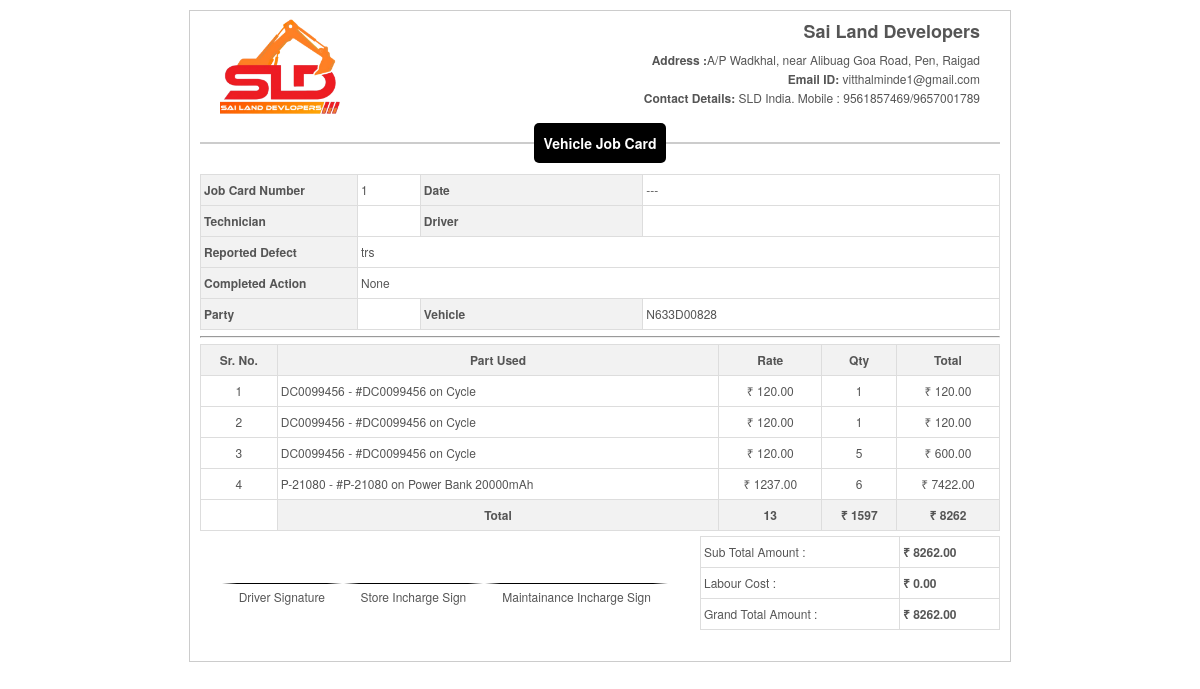
Page /workshop/print_job_card/1 on the committed database.
### ERP_Admin/models.py (models this page shows, shortened)
class JobCard(models.Model):
    job_card_number = models.CharField(max_length=20, unique=True, editable=False)
    technician = models.ForeignKey('Technician', related_name='job_cards',  on_delete=models.CASCADE, null=True, blank=True)
    driver= models.ForeignKey('Driver', related_name='job_cards',  on_delete=models.CASCADE, null=True, blank=True)
    date = models.DateTimeField(auto_now_add=True)
    reported_defect = models.TextField()
    completed_action = models.TextField(null=True, blank=True)
    completed_date = models.DateTimeField(auto_now_add=False,auto_now=False,null=True, blank=True)
    party = models.ForeignKey('Party', related_name='job_cards', on_delete=models.SET_NULL, null=True, blank=True)
    vehicle = models.ForeignKey('Vehicle', related_name='job_cards', on_delete=models.CASCADE)
    status = models.CharField(max_length=20, choices=JOB_CARD_STATUS, default='pending')
    labour_cost = models.DecimalField(max_digits=10, decimal_places=2, null=True, blank=True, validators=[MinValueValidator(0)])

class Vehicle(models.Model):
    owner_name = models.CharField(max_length=50,null=True,blank=True)
    model_name = models.ForeignKey(VehicleModel, related_name='vehicle_model_name', null=True, blank=True, on_delete=models.CASCADE)
    vehicle_number = models.CharField(max_length=50, unique=True)
    status=models.CharField(max_length=50, default='active', choices=VEHICLE_STATUS)

class JobCardItem(models.Model):
    job_card = models.ForeignKey(JobCard, related_name='items', on_delete=models.CASCADE)
    product = models.ForeignKey(Product, related_name='job_card_items', on_delete=models.CASCADE)
    quantity = models.PositiveIntegerField(validators=[MinValueValidator(1)])
    cost = models.DecimalField(max_digits=10, decimal_places=2, validators=[MinValueValidator(0)])
    total_cost = models.DecimalField(max_digits=10, decimal_places=2, null=True, blank=True, validators=[MinValueValidator(0)])

class Product(models.Model):
    product_code = models.CharField(max_length=20, unique=True, db_index=True)
    product_name = models.CharField(max_length=100, db_index=True)
    model = models.ForeignKey(VehicleModel, related_name='items', null=True, blank=True, on_delete=models.CASCADE)
    description = models.TextField(null=True, blank=True)
    sale_price = models.DecimalField(max_digits=10, decimal_places=2, null=True)  # Use DecimalField for monetary values
    minimum_stock_alert = models.PositiveIntegerField(default=0)
    available_stock = models.IntegerField(default=0, db_index=True, null=True, blank=True)
    product_image=models.ImageField(upload_to="Product Images", height_field=None, width_field=None, max_length=500, null=True, blank=True)
    def __str__(self):
        return f" #{self.product_code} on {self.product_name}"

### ERP_Workshop/views.py (the view)
# urls.py: path('print_job_card/<int:id>', views.print_job_card, name='workshop_print_job_card'),
def print_job_card(request, id):
    job_card = JobCard.objects.get(id=id)
    items = JobCardItem.objects.filter(job_card=job_card).order_by('-id')
    total_cost = items.aggregate(Sum('total_cost'))['total_cost__sum']
    total_cost = int(total_cost) if total_cost is not None else 0
    total_quantity = items.aggregate(Sum('quantity'))['quantity__sum'] or 0
    total_rate = items.aggregate(Sum('cost'))['cost__sum'] or 0
    total_taxable_amount = total_cost
    labour_cost = int(job_card.labour_cost) if job_card.labour_cost else 0
    grand_total_cost = int(total_cost + labour_cost)
    return render(request, "workshop_print_job_card.html", {
        'job_card': job_card,
        'items': items,
        'total_cost': total_cost,
        'total_quantity': total_quantity,
        'total_rate': total_rate,
        'total_taxable_amount': total_taxable_amount,
        'labour_cost': labour_cost,
        'grand_total_cost': grand_total_cost
    })

### ERP_Workshop/templates/workshop_print_job_card.html (shortened to what this page needs)
<!DOCTYPE html>
<html lang="en">
{% load static %}
<head>
    <link rel="stylesheet" href="{% static 'assets/css/materialdesignicons.min.css' %}">
</head>
<body>
    <div class="job_card">
        <div class="company-details">
            <div class="logo">
                <img src="{% static 'img/sld-logo.png' %}" alt="Company Logo" style="width: 120px;">
            </div>
            <div class="info">
                <h1>Sai Land Developers</h1>
                <p style=""><b>Address :</b>A/P Wadkhal, near Alibuag Goa Road, Pen, Raigad</p>
                <p style="margin-top:-10px;"><b>Email ID:</b> vitthalminde1@gmail.com</p>
                <p style="margin-top:-10px;"><b>Contact Details:</b> SLD India. Mobile : 9561857469/9657001789</p>
            </div>
        </div>
        <div class="job_card_details">
            <center>
                <span class="bill-title">Vehicle Job Card</span>
            </center>
            <table class="job_card-table">
                <tbody>
                    <tr>
                        <th style="width: 150px;">Job Card Number</th>
                        <td>{{ job_card.job_card_number }}</td>
                        <th>Date</th>
                        <td>
                            {% if job_card.completed_date %}{{ job_card.completed_date }}{% else %}---{% endif %}
                        </td>
                    </tr>
                    <tr>
                        <th style="width: 150px;">Technician</th>
                        <td>{{ job_card.technician.technician_name }} </td></td>
                        <th>Driver</th>
                        <td>{{ job_card.driver.driver_name }}</td>
                    </tr>
                    <tr>
                        <th style="width: 150px;">Reported Defect</th>
                        <td colspan="3">{{ job_card.reported_defect }} </td>
                    </tr>
                    <tr>
                        <th style="width: 150px;">Completed Action</th>
                        <td colspan="3">{{ job_card.completed_action }}</td>
                    </tr>
                    <tr>
                        <th style="width: 150px;">Party</th>
                        <td>{{ job_card.party.business_name }}</td>
                        <th>Vehicle</th>
                        <td>{{ job_card.vehicle.vehicle_number }}</td>
                    </tr>
                </tbody>
            </table>
        </div>
        <hr>
        <table class="job_card-table" border="1" style="width:100%;">
            <thead>
                <tr><b>
                    <th style="text-align:center;" rowspan="2" style="width:10%">Sr. No.</th>
                    <th style="text-align:center;" rowspan="2" style="width:30%">Part Used</th>
                    <th style="text-align:center;" rowspan="2" style="width:8%">Rate</th>
                    <th style="text-align:center;" rowspan="2" style="width:8%">Qty</th>
                    <th style="text-align:center;" rowspan="2" style="width:8%">Total</th>
                </b></tr>
            </thead>
            <tbody>
                {% for i in items %}
                <tr>
                    <td style="text-align:center;">{{ forloop.counter }}</td>
                    <td> {{ i.product.product_code }} - {{ i.product }}</td>
                    <td style="text-align:center;">&#8377; {{ i.cost }}</td>
                    <td style="text-align:center;">{{ i.quantity }}</td>
                    <td style="text-align:center;">&#8377; {{ i.total_cost }}</td>
                </tr>
                {% endfor %}
                <tr>
                    <td></td>
                    <td style="text-align:center;" class="table-footer"><b>Total</b></td>
                    <td style="text-align:center;" class="table-footer"><b>{{ total_quantity }}</b></td>
                    <td style="text-align:center;" class="table-footer"><b>&#8377; {{ total_rate }}</b></td>
                    <td style="text-align:center;" class="table-footer"><b>&#8377; {{ total_taxable_amount }}</b></td>
                </tr>
            </tbody>
        </table>
        <div style="display:flex; flex-direction:row;">
            <div style="width:60%; margin-top: 50px; margin-left: 20px;margin-Right: 30px;">
                    <div class="">
                         <table style="width:100%">
                            <tr>
                                <td style="border-top:1px solid black; text-align: center; border-left:15px solid white;border-right:15px solid white;" >Driver Signature</td>
                                <td style="border-top:1px solid black; text-align: center; border-left:15px solid white;border-right:15px solid white;" >Store Incharge Sign</td>
                                <td style="border-top:1px solid black; text-align: center; border-left:15px solid white;border-right:15px solid white;" >Maintainance Incharge Sign</td>
                            </tr>
                         </table>
                </div>
            </div>
            <div style="width:40%;">
                <table class="job_card-table" border="1" style="width:100%;">
                    <tbody>
                        <tr>
                            <td style="text-align:left;">Sub Total Amount : </td>
                            <td style="text-align:left;"><b>&#8377;  {{ total_cost }}.00</b></td>
                        </tr>
                        <tr>
                            <td style="text-align:left;">Labour Cost : </td>
                            <td style="text-align:left;"><b>&#8377;  {{ labour_cost }}.00</b></td>
                        </tr>
                        <tr>
                            <td style="text-align:left;">Grand Total Amount : </td>
                            <td style="text-align:left;"><b>&#8377;  {{ grand_total_cost }}.00</b></td>
                        </tr>
                    </tbody>
                </table>
            </div>
            <br>
            <br>
            <br>
            <br>
            <br>
        </div>
    </div>
</body>
</html>

### ERP_Workshop/templates/workshop_print_job_card.html (style rules this page uses)
body { margin: 10px; }
.job_card { padding: 10px; border: 1px solid #ccc; max-width: 800px; margin: auto; font-size: 12px; line-height: 24px; font-family: 'Helvetica Neue', 'Helvetica', Helvetica, Arial, sans-serif; color: #555; }
.job_card-table { width: 100%; border-collapse: collapse; margin-top: 5px; }
.job_card-table th, .job_card-table td { border: 1px solid #ddd; padding: 3px; text-align: left; }
.job_card-table th, .table-footer { background-color: #f2f2f2; }
.company-details { display: flex; justify-content: space-between; padding: 20px; border-bottom: 2px solid #ccc; }
.logo img { max-width: 240px; max-height: 240px; }
.info { text-align: right; }
.info h1 { margin: 0; font-size: 1.5em; }
.info p { margin: 5px 0; font-size: 1em; color: #555; }
.bill-title { background-color: black; color: white; padding: 10px; border-radius: 5px; font-weight: bold; font-size: 14px; position: relative; top: -13px; }

### rows in the picture
JobCard: job_card_number "1", reported_defect "trs", completed_action "None", vehicle.vehicle_number "N633D00828"
JobCardItem: product.product_code "DC0099456", product "#DC0099456 on Cycle", cost "120.00", quantity "1", total_cost "120.00"
JobCardItem: product.product_code "DC0099456", product "#DC0099456 on Cycle", cost "120.00", quantity "1", total_cost "120.00"
JobCardItem: product.product_code "DC0099456", product "#DC0099456 on Cycle", cost "120.00", quantity "5", total_cost "600.00"
JobCardItem: product.product_code "P-21080", product "#P-21080 on Power Bank 20000mAh", cost "1237.00", quantity "6", total_cost "7422.00"

### other values in the picture
{{ total_quantity }} "13"
{{ total_rate }} "1597"
{{ total_taxable_amount }} "8262"
{{ total_cost }} "8262"
{{ labour_cost }} "0"
{{ grand_total_cost }} "8262"
